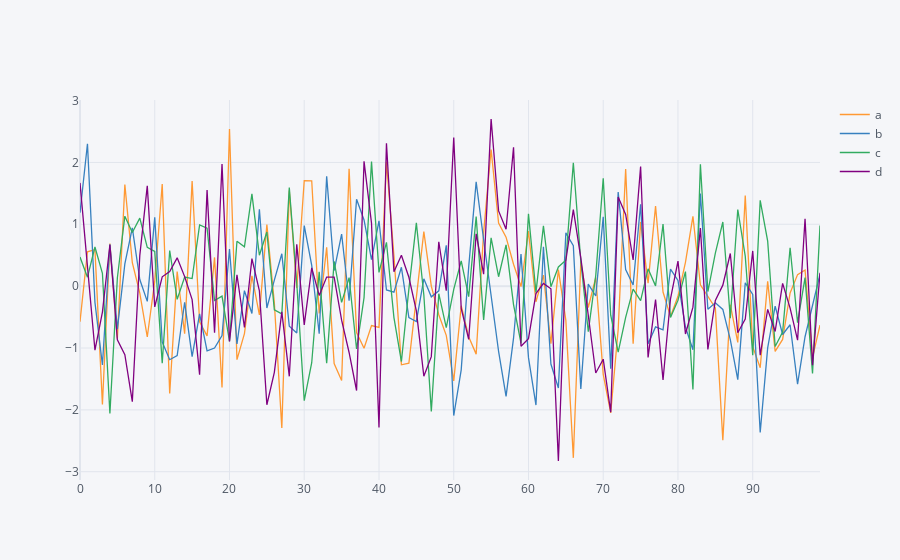

The notebook cell this image was saved under:
### Code cell
# Genera un gráfico interactivo de líneas
dataframe.iplot()
